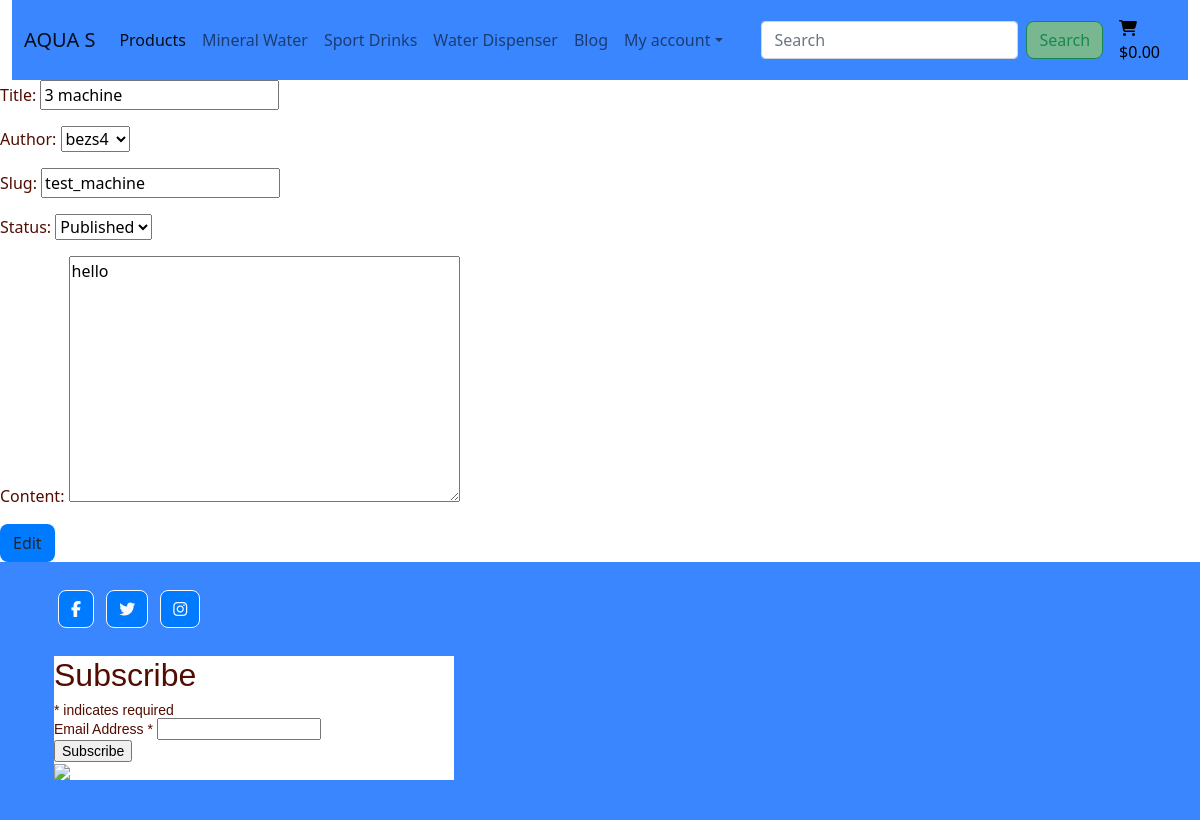
Before: /blog/edit/test_machine (signed in) with the older database file.
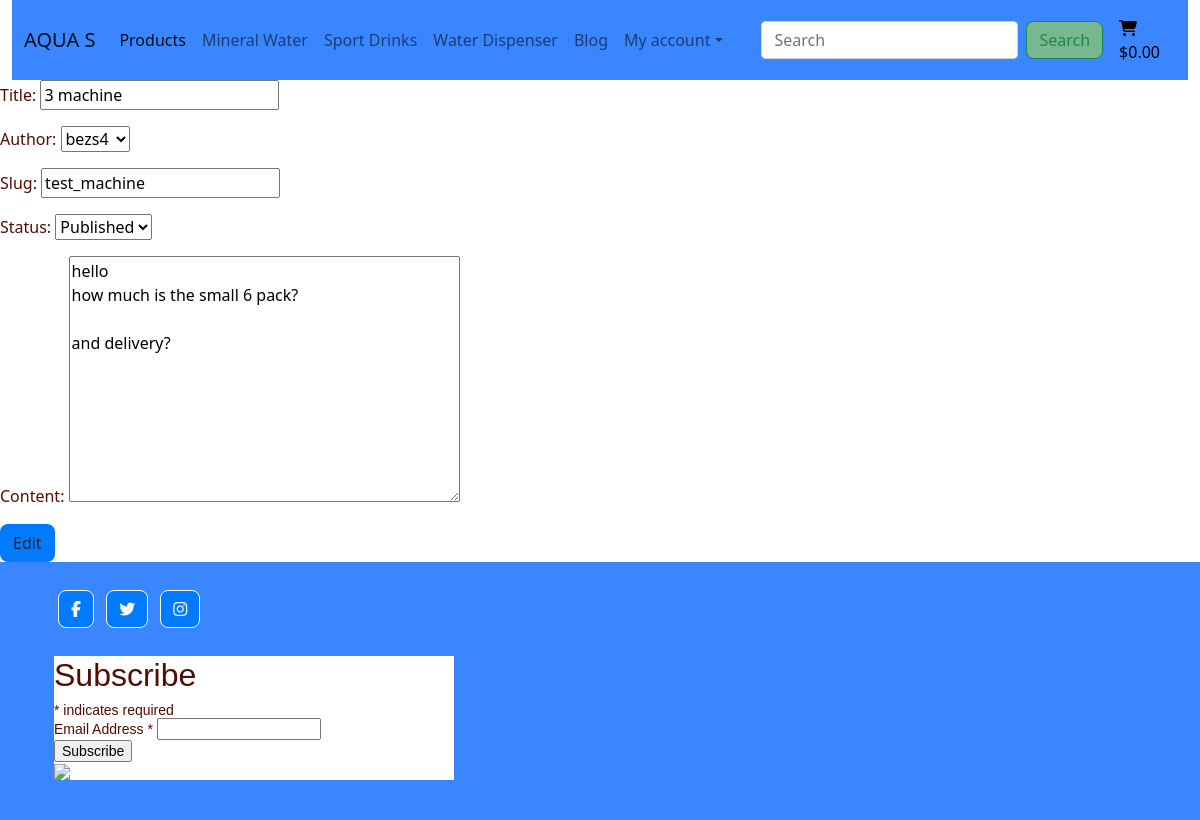
After: the same page with the newer database file.
### blog/models.py (models this page shows, shortened)
class Feedback(models.Model):
    title = models.CharField(max_length=200, unique=True)
    slug = models.SlugField(max_length=200, unique=True)
    author = models.ForeignKey(User, on_delete=models.CASCADE, related_name='posts')
    posted_date = models.DateTimeField(auto_now_add=True)
    content = models.TextField()
    status = models.IntegerField(choices=STATUS, default=0)
    likes = models.ManyToManyField(User, related_name='bloglike', blank=True)
    class Meta:
        ordering = ['posted_date']

### blog/views.py (the view)
# urls.py: path('edit/<slug:slug>', views.BlogUpdate.as_view(), name='blog_edit'),
class BlogUpdate(LoginRequiredMixin, UpdateView):
    model = Feedback
    fields = ['title', 'author', 'slug', 'status', 'content']
    template_name = 'blog/update_blog.html'
    success_url = reverse_lazy('blog')

### bag/contexts.py (called while the page is built, shortened)
def bag_contents(request):
    bag_items = []
    total = 0
    product_quantity = 0
    bag = request.session.get('bag', {})
    if total < settings.FREE_DELIVERY_TRESHOLD:
        delivery = total * Decimal(settings.STANDARD_DELIVERY_PERCENTAGE / 100)
        free_delivery_delta = settings.FREE_DELIVERY_TRESHOLD - total
    else:
        delivery = 0
        free_delivery_delta = 0
    grand_total = delivery + total
    context = {
        'bag_items': bag_items,
        'total': total,
        'product_quantity': product_quantity,
        'delivery': delivery,
        'free_delivery_delta': free_delivery_delta,
        'free_delivery_treshold': settings.FREE_DELIVERY_TRESHOLD,
        'grand_total': grand_total,
    }
    return context

### blog/templates/blog/update_blog.html (shortened to what this page needs)
{% extends 'base.html' %}
{% load static %}
{% load crispy_forms_tags %}
{% block content %}
    <div class="overlay"></div>
    {% if user.is_authenticated %}
        <form method="POST">
            {{ form.as_p }}
            <button type="submit-button" class="btn btn-black">Edit</button>
        </form>
    {% endif %}
{% endblock %}

Changed rows visible on the page:
changed Feedback "3 machine": content "hello" → "hello how much is the small 6 pack? and delivery?"
